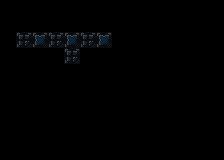

Rendered tile map (Tiled .tmx) drawn with the repository's tilesets; below, a short description and the full map source, tile grids included:
An orthogonal 14x10 tile map with 16x16 px tiles, 1 tile layer (background) and 23 objects (20x tile, scene_switching_tile, actor, bomb).

<map version="1.4" tiledversion="1.4.3" orientation="orthogonal" renderorder="right-down" width="14" height="10" tilewidth="16" tileheight="16" infinite="0" nextlayerid="6" nextobjectid="111">
 <properties>
  <property name="display_name" value="careful" />
  <property name="next_level" value="./data/levels/tmx/L12-BombPlanting(Bomb=1).tmx" />
  <property name="player_bomb_count" value="0" />
 </properties>
 <tileset firstgid="1" name="newtiledsheet" tilewidth="16" tileheight="16" tilecount="180" columns="9">
  <image source="../../newtiledsheet.png" width="144" height="320" />
  <tile id="0">
   <properties>
    <property name="destructable" value="" />
    <property name="solid" value="1" />
   </properties>
  </tile>
  <tile id="1">
   <properties>
    <property name="destructable" value="" />
    <property name="solid" value="1" />
   </properties>
  </tile>
  <tile id="2">
   <properties>
    <property name="destructable" value="" />
    <property name="solid" value="1" />
   </properties>
  </tile>
  <tile id="3">
   <properties>
    <property name="destructable" value="" />
    <property name="solid" value="1" />
   </properties>
  </tile>
  <tile id="4">
   <properties>
    <property name="destructable" value="" />
    <property name="solid" value="" />
   </properties>
  </tile>
  <tile id="9">
   <properties>
    <property name="destructable" value="" />
    <property name="solid" value="1" />
   </properties>
  </tile>
  <tile id="10">
   <properties>
    <property name="destructable" value="" />
    <property name="solid" value="1" />
   </properties>
  </tile>
  <tile id="11">
   <properties>
    <property name="destructable" value="" />
    <property name="solid" value="1" />
   </properties>
  </tile>
  <tile id="12">
   <properties>
    <property name="destructable" value="" />
    <property name="solid" value="1" />
   </properties>
  </tile>
  <tile id="13">
   <properties>
    <property name="destructable" value="" />
    <property name="solid" value="" />
   </properties>
  </tile>
  <tile id="18">
   <properties>
    <property name="destructable" value="" />
    <property name="solid" value="" />
   </properties>
  </tile>
  <tile id="19">
   <properties>
    <property name="destructable" value="" />
    <property name="solid" value="" />
   </properties>
  </tile>
  <tile id="20">
   <properties>
    <property name="destructable" type="bool" value="true" />
    <property name="solid" value="1" />
   </properties>
  </tile>
  <tile id="27">
   <properties>
    <property name="destructable" value="" />
    <property name="solid" value="1" />
   </properties>
  </tile>
  <tile id="28">
   <properties>
    <property name="destructable" value="" />
    <property name="solid" value="1" />
   </properties>
  </tile>
  <tile id="29">
   <properties>
    <property name="destructable" value="1" />
    <property name="solid" value="1" />
   </properties>
  </tile>
  <tile id="30">
   <properties>
    <property name="destructable" value="" />
    <property name="solid" value="1" />
   </properties>
  </tile>
  <tile id="31">
   <properties>
    <property name="destructable" value="" />
    <property name="solid" value="" />
   </properties>
  </tile>
  <tile id="32">
   <properties>
    <property name="destructable" value="" />
    <property name="solid" value="" />
   </properties>
  </tile>
  <tile id="38">
   <properties>
    <property name="lifespan" type="int" value="3" />
   </properties>
  </tile>
  <tile id="54">
   <properties>
    <property name="destructable" value="" />
    <property name="solid" value="True" />
   </properties>
  </tile>
  <tile id="58">
   <properties>
    <property name="destructable" value="" />
    <property name="solid" value="" />
   </properties>
  </tile>
 </tileset>
 <layer id="1" name="background" width="14" height="10">
  <data encoding="csv">
27,27,27,27,27,27,27,27,22,22,22,22,22,22,
27,27,27,27,27,27,27,27,22,22,22,22,22,22,
27,19,20,19,20,19,20,27,22,22,22,22,22,22,
27,27,36,27,19,27,27,27,27,22,22,22,22,22,
27,27,27,27,27,27,27,27,27,22,22,22,22,22,
27,27,27,27,27,27,27,27,27,22,22,22,22,22,
27,27,27,27,27,27,27,27,22,22,22,22,22,22,
22,27,22,22,27,27,27,22,22,22,22,22,22,22,
22,22,22,22,22,22,22,22,22,22,22,22,22,22,
22,22,22,22,22,22,22,22,22,22,22,22,22,22
</data>
 </layer>
 <objectgroup id="4" name="objects">
  <object id="83" type="scene_switching_tile" gid="32" x="112" y="48" width="16" height="16">
   <properties>
    <property name="scene" value="./data/levels/tmx/L12-BombPlanting(Bomb=1).tmx" />
   </properties>
  </object>
  <object id="84" type="actor" gid="46" x="16" y="48" width="16" height="16" />
  <object id="86" type="tile" gid="1" x="16" y="32" width="16" height="16" />
  <object id="87" type="tile" gid="1" x="32" y="32" width="16" height="16" />
  <object id="88" type="tile" gid="1" x="48" y="32" width="16" height="16" />
  <object id="89" type="tile" gid="1" x="64" y="32" width="16" height="16" />
  <object id="90" type="tile" gid="1" x="64" y="32" width="16" height="16" />
  <object id="91" type="tile" gid="1" x="80" y="32" width="16" height="16" />
  <object id="92" type="tile" gid="1" x="80" y="32" width="16" height="16" />
  <object id="93" type="tile" gid="1" x="96" y="32" width="16" height="16" />
  <object id="94" type="tile" gid="10" x="16" y="64" width="16" height="16" />
  <object id="95" type="tile" gid="10" x="48" y="64" width="16" height="16" />
  <object id="96" type="tile" gid="10" x="48" y="64" width="16" height="16" />
  <object id="97" type="tile" gid="10" x="32" y="64" width="16" height="16" />
  <object id="99" type="tile" gid="10" x="80" y="64" width="16" height="16" />
  <object id="101" type="tile" gid="10" x="96" y="64" width="16" height="16" />
  <object id="102" type="tile" gid="11" x="0" y="48" width="16" height="16" />
  <object id="103" type="tile" gid="10" x="64" y="80" width="16" height="16" />
  <object id="105" type="tile" gid="1" x="112" y="32" width="16" height="16" />
  <object id="106" type="tile" gid="10" x="112" y="64" width="16" height="16" />
  <object id="107" type="tile" gid="10" x="48" y="80" width="16" height="16" />
  <object id="108" type="tile" gid="10" x="80" y="80" width="16" height="16" />
  <object id="110" type="bomb" gid="39" x="64" y="64" width="16" height="16">
   <properties>
    <property name="lifespan" type="int" value="3" />
   </properties>
  </object>
 </objectgroup>
</map>
